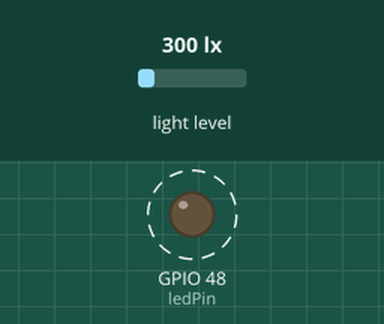
A sketch run on a simulated ESP32-S3. Shown: output pins drawn as LEDs (lit = HIGH). Dashed ring = blinking. Inputs (shaded band) come from the test bench; at power-on: light level 300 lx. What the sketch prints to the serial monitor is not drawn.

Above: at 0.5 s.
Timing chart, 0 to 3.0 s (numbered marks = the images above):
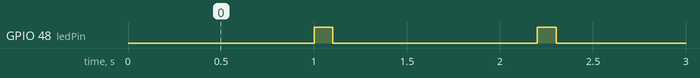

The sketch:

esp32_bh1750_lightness_sensor_read.ino
```cpp
// Подключаем необходимые библиотеки
#include <Wire.h>      // Библиотека для работы с I2C
#include <BH1750.h>    // Библиотека для датчика BH1750

const int ledPin = LED_BUILTIN;

// Создаем объект для работы с датчиком
BH1750 lightMeter;

void setup() {
  // Инициализируем последовательный порт (консоль) на скорости 115200 бод
  // Для ESP32 рекомендуется использовать скорость выше, чем 9600
  Serial.begin(115200);

  // Инициализируем шину I2C. Для ESP32-S3 можно не указывать пины,
  // если используются стандартные (SDA=21, SCL=22)
  Wire.begin();

  // Инициализируем датчик BH1750
  // По умолчанию используется режим непрерывного измерения с высоким разрешением
  if (lightMeter.begin()) {
    Serial.println(F("init ok"));
  } else {
    Serial.println(F("Error"));
    // Бесконечный цикл, если датчик не найден
    while (1) {}
  }

  pinMode(ledPin, OUTPUT);
}

void loop() {
  // Считываем уровень освещенности в люксах (лк)
  float lux = lightMeter.readLightLevel();

  // Выводим показания в монитор порта (консоль)
  Serial.print("Lightness: ");
  Serial.print(lux);
  Serial.println(" lux");

  // Ждем 1 секунду перед следующим измерением
  delay(1000);
  digitalWrite(ledPin, HIGH);   // Включаем светодиод (HIGH - высокий уровень напряжения)
  delay(100);                  // Ждем одну секунду (1000 миллисекунд)
  digitalWrite(ledPin, LOW);    // Выключаем светодиод (LOW - низкий уровень напряжения)
  delay(100);
}
```

Measured:
- by itself, GPIO 48 (ledPin): alternates HIGH for 0.10 s and LOW for 1.1 s
